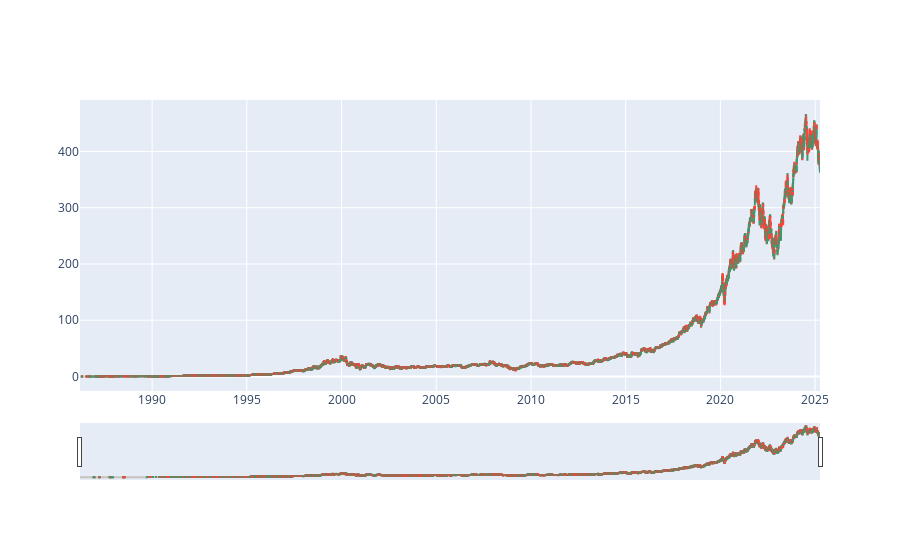

Write notebook code for a chart like this one.
### Code cell
fig = go.Figure(data=[go.Candlestick(
                x=df_MSFT.index,
                open=df_MSFT['Open'],
                high=df_MSFT['High'],
                low=df_MSFT['Low'],
                close=df_MSFT['Close']
    )])
fig.show()

### Figure 1 — Plotly figure (JSON) as saved in the notebook; plotly's stock layout.template omitted (floating-point values rounded to 4 significant figures; data arrays with more than 128 entries replaced by an {"elided": "..."} marker saying what was removed)
{"data": [{"close": {"elided": "9843 float values"}, "high": {"elided": "9843 float values"}, "low": {"elided": "9843 float values"}, "open": {"elided": "9843 float values"}, "type": "candlestick", "x": {"elided": "9843 str values"}}], "layout": {}}
